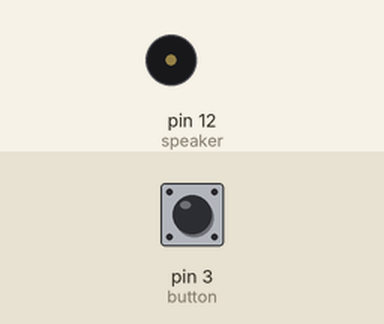
Bench run of a sketch on a simulated Arduino Uno, built with avr-gcc and run on an emulated ATmega328P. Shown: buzzer (waves = sounding). The test bench sets the inputs (shaded band); at power-on: pin 3 (button) HIGH.

Above: at 1.2 s.
1.3 s: pin 3 (button) pulled LOW for 0.15 s
At 2.8 s:
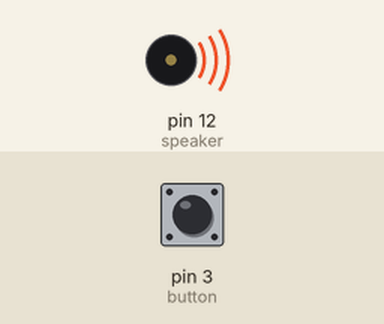
Timing chart, 0 to 38.7 s (numbered marks = the images above; inputs shaded):
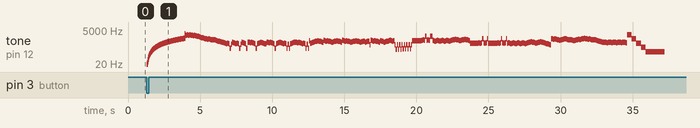

The sketch:

Flight_of_the_Bumblebee.ino
```cpp
/*
This is an Arduino sketch that will play a section of
Flight of the Bumblebee using an Arduino and a
piezoelectric speaker on pin 12.

- Grant Shanklin
*/


int whole = 1300;                    //Whole Note
int half = whole/2;                  //Half Note
int quarter = whole/4;               //Quarter Note
int eight = whole/8;                 //Eight Note
int sixteenth = whole/16;            //Sixteenth Note
int tounge = sixteenth*0.05;         //Tounge duration
int slur = sixteenth*0.00005;        //Slur duration
int base_frequency = 440;            //Frequency that all the notes are based off of
int speaker = 12;                    //The pin that the speaker uses
int button  = 3;                     //The pin for the button

void setup() {
  pinMode(button, INPUT_PULLUP);    //Sets the button as an input
}

void loop() {

  if (digitalRead(button) == LOW){    //Checks if the button is pushed

    int starting_frequency = 0;       //Sets variables for the boot up
    int slide = 10;                   //Sets variables for the boot up

    while (starting_frequency < 1315){     //Scoop from 25hz to e6 (the first note)
      tone(12, starting_frequency);        //Plays note
      delay(slide);                        //Waits
      noTone(12);                          //Stops note
      starting_frequency += 5;             //Increases frequency
    }                                      //Closes bootup while loop

    //Measure 1 and 2
    const char* measure1and2[] = {"E6", "Db6", "D6", "Db6", "D6", "Db6", "C6", "B5", "C6", "B5", "Bb5", "A5", "Ab5", "G5", "Gb5", "F5"};
    for (byte i = 0; i < (sizeof(measure1and2) / sizeof(measure1and2[0])); i++){ play(measure1and2[i], sixteenth, slur); }

    //Measure 3 and 4
    const char* measure3and4[] = {"E5", "Eb5", "D5", "Db5", "D5", "Db5", "C5", "B4", "C5", "B4", "Bb4", "A4", "Ab4", "G4", "Gb4", "F4"};
    for (byte i = 0; i < (sizeof(measure3and4) / sizeof(measure3and4[0])); i++){ play(measure3and4[i], sixteenth, slur); }

    //Measure 5 and 6
    const char* measure5and6[] = {"E4", "Eb4", "D4", "Db4", "D4", "Db4", "C3", "B3", "E4", "Eb4", "D4", "Db4", "D4", "Db4", "C3", "B3"};
    for (byte i = 0; i < (sizeof(measure5and6) / sizeof(measure5and6[0])); i++){ play(measure5and6[i], sixteenth, slur); }

    //Measure 7 and 8
    const char* measure7and8[] = {"E4", "Eb4", "D4", "Db4", "C3", "F4", "E4", "Eb4", "E4", "Eb4", "D4", "Db4", "C3", "Db4", "D4", "Eb4"};
    for (byte i = 0; i < (sizeof(measure7and8) / sizeof(measure7and8[0])); i++){ play(measure7and8[i], sixteenth, slur); }

    //Measure 9 and 10
    const char* measure9and10[] = {"E4", "Eb4", "D4", "Db4", "C4", "F4", "E4", "Eb4", "E4", "Eb4", "D4", "Db4", "C3", "Db4", "D4", "Eb4"};
    for (byte i = 0; i < (sizeof(measure9and10) / sizeof(measure9and10[0])); i++){ play(measure9and10[i], sixteenth, slur); }

    //Measure 11 and 12
    const char* measure11and12[] = {"E4", "Eb4", "D4", "Db4", "D4", "Db4", "C3", "B3", "C3", "Db4", "D4", "Eb4", "E4", "F4", "E4", "Eb4"};
    for (byte i = 0; i < (sizeof(measure11and12) / sizeof(measure11and12[0])); i++){ play(measure11and12[i], sixteenth, slur); }

    //Measure 13 and 14
    const char* measure13and14[] = {"E4", "Eb4", "D4", "Db4", "D4", "Db4", "C3", "B3", "C3", "D4b", "D4", "Eb4", "E4", "Gb4", "G4", "Ab4"};
    for (byte i = 0; i < (sizeof(measure13and14) / sizeof(measure13and14[0])); i++){ play(measure13and14[i], sixteenth, slur); }

    //Measure 15 and 16
    const char* measure15and16[] = {"A4", "Ab4", "G4", "Gb4", "F4", "Bb4", "A4", "Ab4", "A4", "Ab4", "G4", "Gb4", "F4", "Gb4", "G4", "Ab4"};
    for (byte i = 0; i < (sizeof(measure15and16) / sizeof(measure15and16[0])); i++){ play(measure15and16[i], sixteenth, slur); }

    //Measure 17 and 18
    const char* measure17and18[] = {"A4", "Ab4", "G4", "Gb4", "F4", "Bb4", "A4", "Ab4", "A4", "Ab4", "G4", "Gb4", "F4", "Gb4", "G4", "Ab4"};
    for (byte i = 0; i < (sizeof(measure17and18) / sizeof(measure17and18[0])); i++){ play(measure17and18[i], sixteenth, slur); }

    //Measure 19 and 20
    const char* measure19and20[] = {"A4", "Ab4", "G4", "Gb4", "F4", "Gb4", "G4", "Ab4", "F4", "Gb4", "G4", "Ab4", "A3", "Bb4", "A4", "G4"};
    for (byte i = 0; i < (sizeof(measure19and20) / sizeof(measure19and20[0])); i++){ play(measure19and20[i], sixteenth, slur); }

    //Measure 21 and 22
    const char* measure21and22[] = {"A4", "Ab4", "G4", "Gb4", "F4", "Fb4", "G4", "Ab4", "F4", "Gb4", "G4", "Ab4", "A4", "Bb4", "A4", "Ab4"};
    for (byte i = 0; i < (sizeof(measure21and22) / sizeof(measure21and22[0])); i++){ play(measure21and22[i], sixteenth, slur); }

    //Measure 23 and 24
    const char* measure23and24[] = {"A4", "A3", "A2", "A3", "A2", "A3", "A2", "A3", "Bb2", "A3", "Bb2", "Bb3", "Bb2", "A3", "Bb2", "Bb3"};
    for (byte i = 0; i < (sizeof(measure23and24) / sizeof(measure23and24[0])); i++){ play(measure23and24[i], sixteenth, slur); }

    //Measure 25 and 26
    const char* measure25and26[] = {"A4", "A4", "A4", "A4", "A4", "A4", "A4", "A4", "Bb4", "C5", "Bb4", "Bb5", "Bb4", "C5", "Bb4", "Bb5"};
    for (byte i = 0; i < (sizeof(measure25and26) / sizeof(measure25and26[0])); i++){ play(measure25and26[i], sixteenth, slur); }

    //Measure 27 and 28
    const char* measure27and28[] = {"A5", "Bb4", "A4", "Ab4", "A4", "Bb4", "A4", "Ab4", "A4", "Bb4", "A4", "Ab4", "A4", "Bb4", "A4", "Ab4"};
    for (byte i = 0; i < (sizeof(measure27and28) / sizeof(measure27and28[0])); i++){ play(measure27and28[i], sixteenth, slur); }

    //Measure 29 and 30
    const char* measure29and30[] = {"A4", "Bb4", "B4", "C5", "Db5", "C5", "B4", "Bb4", "A4", "Bb4", "B4", "C5", "Db5", "C5", "B4", "Bb4"};
    for (byte i = 0; i < (sizeof(measure29and30) / sizeof(measure29and30[0])); i++){ play(measure29and30[i], sixteenth, slur); }

    //Measure 31 and 32
    const char* measure31and32[] = {"A4", "D4", "D4", "D4", "D4", "D4", "D4", "D4", "Eb4", "D4", "Eb4", "Eb5", "Eb4", "D4", "Eb4", "Eb5"};
    for (byte i = 0; i < (sizeof(measure31and32) / sizeof(measure31and32[0])); i++){ play(measure31and32[i], sixteenth, slur); }

    //Measure 33 and 34
    const char* measure33and34[] = {"D4", "D4", "D4", "D4", "D4", "D4", "D4", "D4", "Eb4", "D4", "Eb4", "Eb5", "Eb4", "D4", "Eb4", "Eb5"};
    for (byte i = 0; i < (sizeof(measure33and34) / sizeof(measure33and34[0])); i++){ play(measure33and34[i], sixteenth, slur); }

    //Measure 35 and 36
    const char* measure35and36[] = {"D4", "Eb4", "D4", "Db4", "D4", "Eb4", "D4", "Db4", "D4", "Eb4", "D4", "Db4", "D4", "Eb4", "D4", "Db4"};
    for (byte i = 0; i < (sizeof(measure35and36) / sizeof(measure35and36[0])); i++){ play(measure35and36[i], sixteenth, slur); }

    //Measure 37 and 38
    const char* measure37and38[] = {"D4", "Eb4", "E4", "F4", "Gb4", "F4", "E4", "Eb4", "D4", "Eb4", "E4", "F4", "Gb4", "F4", "E4", "Eb4"};
    for (byte i = 0; i < (sizeof(measure37and38) / sizeof(measure37and38[0])); i++){ play(measure37and38[i], sixteenth, slur); }

    //Meausre 39 and 40
    const char* measure39and40[] = {"D4", "Db4", "C4", "B3", "Bb3", "Eb5", "D5", "Db5", "D5", "Db5", "C5", "B4", "Bb4", "B4", "C5", "Db5", "D5"};
    for (byte i = 0; i < (sizeof(measure39and40) / sizeof(measure39and40[0])); i++){ play(measure39and40[i], sixteenth, slur); }

    //Measure 41 and 42
    const char* measure41and42[] = {"D5", "Db5", "C5", "B4", "C5", "B4", "Bb4", "A4", "Bb4", "B4", "C5", "Db5", "C5", "Db5", "D5", "Eb5"};
    for (byte i = 0; i < (sizeof(measure41and42) / sizeof(measure41and42[0])); i++){ play(measure41and42[i], sixteenth, slur); }

    //Measure 43 and 44
    const char* measure43and44[] = {"E5", "Eb5", "D5", "Db5", "D5", "Db5", "C5", "B4", "C5", "B4", "Bb4", "A4", "Ab4", "G4", "Gb4", "F4"};
    for (byte i = 0; i < (sizeof(measure43and44) / sizeof(measure43and44[0])); i++){ play(measure43and44[i], sixteenth, slur); }

    //Measure 45 and 46
    const char* measure45and46[] = {"E4", "F4", "E4", "Eb4", "E4", "F4", "E4", "Eb4", "E4", "F4", "E4", "Eb4", "E4", "F4", "E4", "Eb4"};
    for (byte i = 0; i < (sizeof(measure45and46) / sizeof(measure45and46[0])); i++){ play(measure45and46[i], sixteenth, slur); }

    //Measure 47 and ending
    const char* measure47[] = {"E4", "F4", "E4", "Eb4",};
    for (byte i = 0; i < (sizeof(measure47) / sizeof(measure47[0])); i++){ play(measure47[i], sixteenth, slur); }
    play("D6", quarter, slur);
    play("D5", quarter, slur);
    play("D4", quarter, slur);
    play("D3", quarter, slur);
    play("D2", whole, slur);

  }               //Closes button if statement
}                 //Closes void loop

void play(String note, int duration, int pause){     //Function to play any note

  int octave = 0;                      //Resets the variables used in the function
  int half_step = 0;                   //Resets the variables used in the function

  if (note.length() == 2){              //Checks if it does not have an accendental
    if (note.substring(0,1) == "A"){ half_step = 0; }
    if (note.substring(0,1) == "B"){ half_step = 2; }
    if (note.substring(0,1) == "C"){ half_step = -9; }
    if (note.substring(0,1) == "D"){ half_step = -7; }
    if (note.substring(0,1) == "E"){ half_step = -5; }
    if (note.substring(0,1) == "F"){ half_step = -4; }
    if (note.substring(0,1) == "G"){ half_step = -2; }

    if (note.substring(1) == "1"){ octave = -36; }
    if (note.substring(1) == "2"){ octave = -24; }
    if (note.substring(1) == "3"){ octave = -12; }
    if (note.substring(1) == "4"){ octave = 0; }
    if (note.substring(1) == "5"){ octave = 12; }
    if (note.substring(1) == "6"){ octave = 24; }
    if (note.substring(1) == "7"){ octave = 36; }

  }                                      //Closes if

  if (note.length() == 3){              //Checks if it has an accendental
    if (note.substring(0,2) == "A"){ half_step = 0; }
    if (note.substring(0,2) == "Bb"){ half_step = 1; }
    if (note.substring(0,2) == "Db"){ half_step = -8; }
    if (note.substring(0,2) == "Eb"){ half_step = -6; }
    if (note.substring(0,2) == "Gb"){ half_step = -3; }
    if (note.substring(0,2) == "Ab"){ half_step = -1; }

    if (note.substring(2) == "1"){ octave = -36; }
    if (note.substring(2) == "2"){ octave = -24; }
    if (note.substring(2) == "3"){ octave = -12; }
    if (note.substring(2) == "4"){ octave = 0; }
    if (note.substring(2) == "5"){ octave = 12; }
    if (note.substring(2) == "6"){ octave = 24; }
    if (note.substring(2) == "7"){ octave = 36; }

  }                                       //Closes if

    int interval = half_step + octave;      //Adds halfsteps ad octave intergers together
    float a = 1.059463094;                  //This number is used in the equation to calculate the frequency
    int frequency = 880*pow(a, interval);   //Calculates the frequency of the note

    tone(speaker, frequency);               //Plays the note
    delay(duration);                        //Waits to stop the note
    delay(pause);                           //Tounges or slurs the note
    noTone(speaker);                        //Stops the note
}
```

Measured:
- after the input at 1.3 s, tone on pin 12 (speaker): plays 5 Hz for 0.01 s, 10 Hz for 0.01 s, 15 Hz for 0.01 s, 20 Hz for 0.01 s, 25 Hz for 0.01 s, 30 Hz for 0.01 s … (619 notes in this stretch), starting at once
